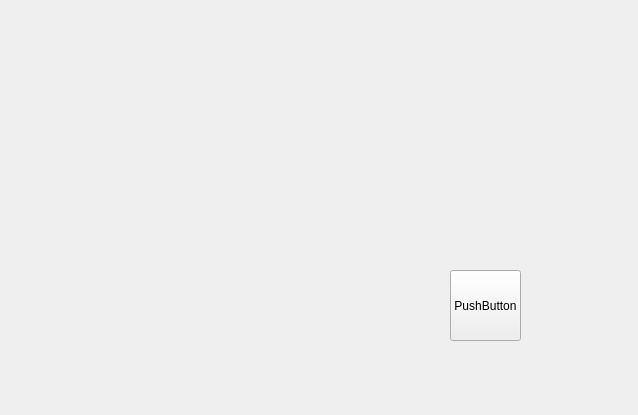
<?xml version="1.0" encoding="UTF-8"?>
<ui version="4.0">
 <class>Widget</class>
 <widget class="QWidget" name="Widget">
  <property name="geometry">
   <rect>
    <x>0</x>
    <y>0</y>
    <width>638</width>
    <height>415</height>
   </rect>
  </property>
  <property name="windowTitle">
   <string>Widget</string>
  </property>
  <widget class="QPushButton" name="pushButton">
   <property name="geometry">
    <rect>
     <x>450</x>
     <y>270</y>
     <width>71</width>
     <height>71</height>
    </rect>
   </property>
   <property name="text">
    <string>PushButton</string>
   </property>
  </widget>
 </widget>
 <layoutdefault spacing="6" margin="11"/>
 <resources/>
 <connections/>
</ui>
